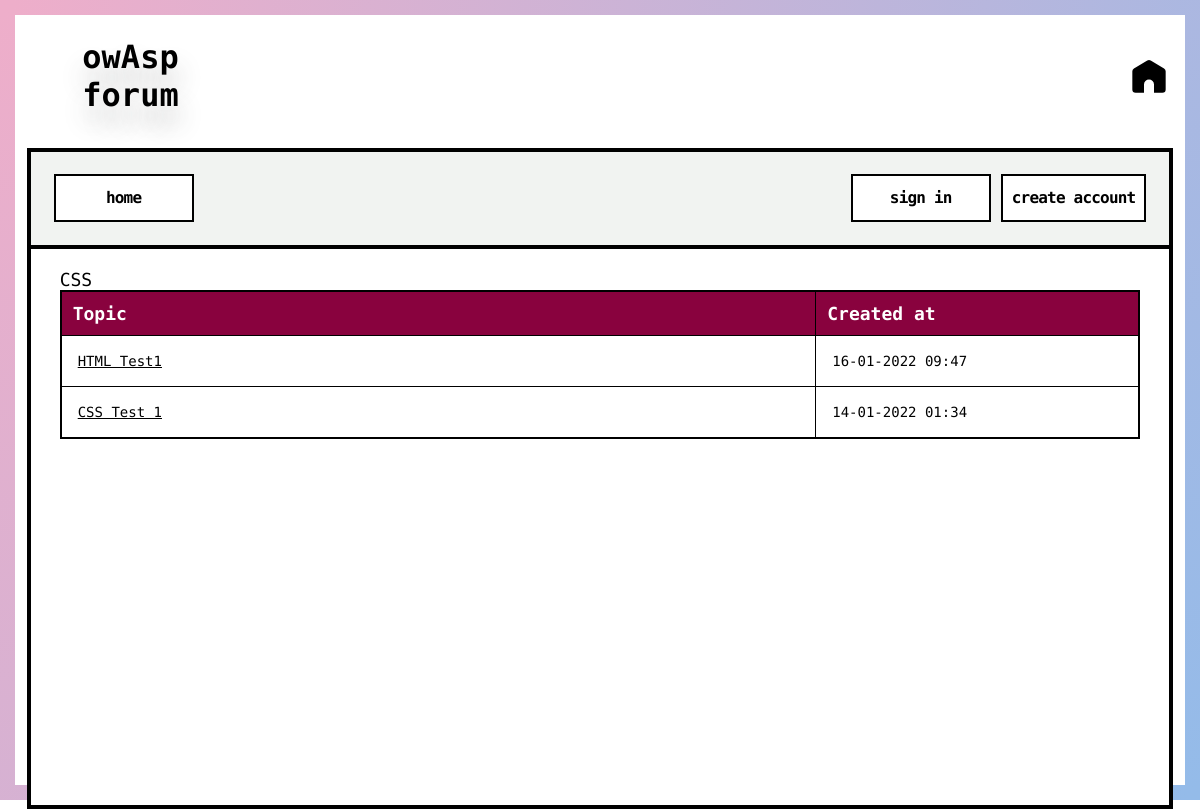
/forum/category.php?id=1, run on the app's committed database.
### tables this page shows
CREATE TABLE `categories` (
  `cat_id` int(8) NOT NULL,
  `cat_name` varchar(255) NOT NULL,
  `cat_description` varchar(255) NOT NULL
);

CREATE TABLE `topics` (
  `topic_id` int(8) NOT NULL,
  `topic_subject` varchar(255) NOT NULL,
  `topic_date` datetime NOT NULL,
  `topic_cat` int(8) NOT NULL,
  `topic_by` int(8) NOT NULL
);

### forum/category.php (the view, shortened to what this page needs)
<?php
include 'database.php';
include 'header.php';
$sql = "SELECT
			cat_id,
			cat_name,
			cat_description
		FROM
			categories
		WHERE
			cat_id = " . $_GET['id'];
$result = mysqli_query($connect_database, $sql);
if(!$result)
{
	echo '<br><font style="font-size: 14px;">The category could not be displayed, please try again later.</font><br><font style="font-size: 14px;">' .  '</font><br>';
}
else
{
	if(mysqli_num_rows($result) == 0)
	{
		echo '<br><font style="font-size: 14px;">This category does not exist.</font><br><br>';
	}
	else
	{
		while($row = mysqli_fetch_assoc($result))
		{
			echo '<font style="font-size: 18px;">' . $row['cat_name'] . '</font><br>';
		}
		$get_id = $_GET['id'];
		$sql = "SELECT
					topic_id,
					topic_subject,
					topic_date,
					topic_cat
				FROM
					topics
				WHERE
					topic_cat = '$get_id'
				ORDER BY
					topic_date
				DESC";
		$result = mysqli_query($connect_database, $sql);
		if(!$result)
		{
			echo '<br><font style="font-size: 14px;">The topics could not be displayed, please try again later.</font><br><br>';
		}
		else
		{
			if(mysqli_num_rows($result) == 0)
			{
				echo '<br><font style="font-size: 14px;">There are no topics in this category yet.</font><br><br>';
			}
			else
			{
				echo '<table border="1">
					  <tr>
						<th>Topic</th>
						<th>Created at</th>
					  </tr>';
				while($row = mysqli_fetch_assoc($result))
				{
					echo '<tr>';
						echo '<td class="leftpart">';
							echo '<font style="font-size: 14px;"><a href="topic.php?id=' . $row['topic_id'] . '">' . $row['topic_subject'] . '</a><br></font>';
						echo '</td>';
						echo '<td class="rightpart">';
							echo '<font style="font-size: 14px;">' . date('d-m-Y H:i', strtotime($row['topic_date'])) . '</font>';
						echo '</td>';
					echo '</tr>';
				}
				echo '</table>';
			}
		}
	}
}
include 'footer.php';
?>

### forum/style.css (style rules this page uses)
html { font-family: "Open Sans;", sans-serif; }
body { text-align: center; background-color: #ffffff; }
table { border-collapse: collapse; width: 100%; border: 2px solid #000; }
table a { color: #000; }
th { background-color: #89023E; color: #ffffff; font-family: "Source Code Pro"; padding-top: 11px; padding-left: 11px; padding-bottom: 11px; font-size: 18px; }
td { padding: 16px; }
font { font-family: "Source Code Pro", monospace; font-weight: 500; font-size: 20px; }
.leftpart { width: 70%; }
.rightpart { width: 30%; }

### data on the page
categories: cat_name "CSS"
topics: topic_subject "HTML Test1", topic_date "16-01-2022 09:47"
topics: topic_subject "CSS Test 1", topic_date "14-01-2022 01:34"
